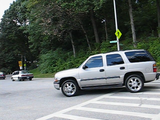
%> input picture Data/example/1.ppm, 160 x 120 px
$ octave --eval "result = computeCorners(imread('../Data/example/1.ppm'));"   (GNU Octave 9; MATLAB toolbox functions it lacks are replaced by stand-ins)
%> lines starting %> are read from the running program, lines starting %| are printed output that depends on the picture
### tracking/mat2img.m
function [img] = mat2img(A, B, C)
%MAT2IMG takes 3 (m x n) Matrices and reshapes them to an (m x n x 3) Image.
%   @param A, B, and C are (m x n) matrices.
%   Possible application: Conversion from R, G and B color channels to an image.
%   @return (m x n x 3) img containing the matrix A,B,C in channel 1,2 or 3
%   respectively.

    if nargin == 1
        B = A; C = A;
    end

    % get dimensions [m, n]
    [m, n] = size(A);

    % reshape from 3(m x n) to (m x n x 3)
    img = reshape([A,B,C], m, n, 3);
end

### tracking/computeCorners.m
function [ avg_eigenvalue, corners ] = computeCorners( img )
%COMPUTECORNERS computes the smallest eigenvalue of a given image by relying on the harris corner
%detector feature descriptor.
% d_xx = d_x * d_x and dx is computed via central differences on every
% channel. sum up channels for a pixel.
% L = [d_xx d_xy, d_xy d_yy]
% compute eigenvalues of L for every pixel.
% trick to find this eigenvalue:
% let a := d_xx; b := d_xy
% ux^2 + vx + t = 0 => x_1,2 = (-v +- sqrt(v^2 - 4ut) ) / 2u
% det(L-Id*x) = 0 <=> (a-x)^2 * (c-x)^2 - b^2
% <=> x^2 - x(a+c) + (ac-b^2) = 0
% thus solve by setting u = 1; v = -(a+c); t = ac - b^2
%
% @param img n x m x 3 color image
% @return avg_eigenvalue avg value of all smallest eigenvalues
% @return corners smallest eigenvalue for every pixel in the image

%   Detailed explanation goes here
        eps = 0.0;

        [D1x, D1y] = compute_smoothed_centraldiff(img(:,:,1));
%> in compute_smoothed_centraldiff, `Ix = conv2(mat, dx, 'same');`:
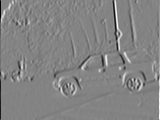
%> Ix: size 120x160 double; min -755, max 707, mean 0.6; drawn with min black and max white
%> in compute_smoothed_centraldiff, `Iy = conv2(mat, dy, 'same');`:
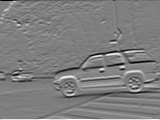
%> Iy: size 120x160 double; min -739, max 738, mean -3.6; drawn with min black and max white
        [D2x, D2y] = compute_smoothed_centraldiff(img(:,:,2));
        [D3x, D3y] = compute_smoothed_centraldiff(img(:,:,3));

        DX = mat2img(D1x,D2x,D3x);
        DY = mat2img(D1y,D2y,D3y);

        dxx = sum(DX.^2,3);
        dyy = sum(DY.^2,3);
        dxy = sum(DX.*DY,3);

        sigma = 3;
        g = fspecial('gaussian', sigma);
        dxx = imfilter(dxx, g);
        dyy = imfilter(dyy, g);
        dxy = imfilter(dxy, g);


        base = 0.5*(dxx+dyy);
        discrim = base.^2 + dxy.^2 - dxx.*dyy;

        % avoid taking square roots of negative numbers
        discrim = (discrim >= 0).*discrim;
        corners = base - sqrt(discrim);
        corners = corners .* (discrim >= 0);
        non_zeros = length(find(corners > eps));
        avg_eigenvalue = sum(corners(:))/non_zeros;

end

function [ Ix, Iy ] = compute_smoothed_centraldiff(mat)
        dx = [-1 0 1; -1 0 1; -1 0 1];
        dy = dx';
        Ix = conv2(mat, dx, 'same');
        Iy = conv2(mat, dy, 'same');
end
%> in computeCorners, `dyy = sum(DY.^2,3);`:
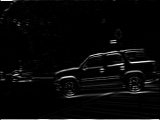
%> dyy: size 120x160 double; min 0, max 1673206, mean 53147.3; drawn with min black and max white
%> in computeCorners, `dxy = sum(DX.*DY,3);`:
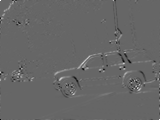
%> dxy: size 120x160 double; min -487707, max 724716, mean 2454.2; drawn with min black and max white
%> in computeCorners, `base = 0.5*(dxx+dyy);`:
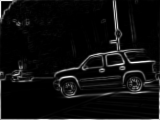
%> base: size 120x160 double; min 0.213, max 687401.8, mean 39687.9; drawn with min black and max white
%> in computeCorners, `discrim = base.^2 + dxy.^2 - dxx.*dyy;`:
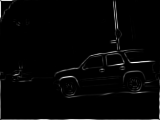
%> discrim: size 120x160 double; min 0.0124, max 4.72e+11, mean 9.48e+09; drawn with min black and max white
%> in computeCorners, `corners = base - sqrt(discrim);`:
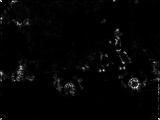
%> corners: size 120x160 double; min 0, max 154490.1, mean 2806.2; drawn with min black and max white
%> in computeCorners, `non_zeros = length(find(corners > eps));`: non_zeros = 19197
%> in computeCorners, `avg_eigenvalue = sum(corners(:))/non_zeros;`: avg_eigenvalue = 2806.6

$ run again, on Data/example/2.ppm
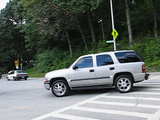
%> input picture Data/example/2.ppm, 160 x 120 px
%> in computeCorners, `dxy = sum(DX.*DY,3);`:
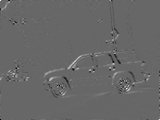
%> dxy: size 120x160 double; min -493668, max 724716, mean 2407.9; drawn with min black and max white
%> in computeCorners, `corners = base - sqrt(discrim);`:
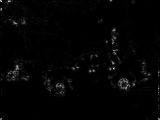
%> corners: size 120x160 double; min 1.3, max 175053.6, mean 2714.8; drawn with min black and max white
%> non_zeros = 19200
%> avg_eigenvalue = 2714.8

$ run again, on Data/example/3.ppm
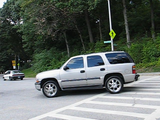
%> input picture Data/example/3.ppm, 160 x 120 px
%> in computeCorners, `dxy = sum(DX.*DY,3);`:
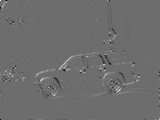
%> dxy: size 120x160 double; min -541484, max 723735, mean 2232.1; drawn with min black and max white
%> in computeCorners, `corners = base - sqrt(discrim);`:
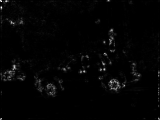
%> corners: size 120x160 double; min 2.1, max 154573.7, mean 2688.7; drawn with min black and max white
%> non_zeros = 19200
%> avg_eigenvalue = 2688.7
